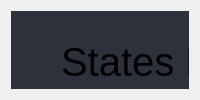
                  <widget class="QWidget" name="page_preve">
                   <layout class="QVBoxLayout" name="horizontalLayout_11">
                    <item>
                     <widget class="QFrame" name="frame_preve">
                      <property name="styleSheet">
                       <string notr="true">background-color: rgb(44, 49, 60);</string>
                      </property>
                      <property name="frameShape">
                       <enum>QFrame::NoFrame</enum>
                      </property>
                      <property name="frameShadow">
                       <enum>QFrame::Raised</enum>
                      </property>
                      <layout class="QHBoxLayout" name="horizontalLayout_12">
                       <property name="spacing">
                        <number>0</number>
                       </property>
                       <property name="leftMargin">
                        <number>0</number>
                       </property>
                       <property name="topMargin">
                        <number>0</number>
                       </property>
                       <property name="rightMargin">
                        <number>0</number>
                       </property>
                       <property name="bottomMargin">
                        <number>0</number>
                       </property>
                       <item>
                        <widget class="QFrame" name="frame_preve2">
                         <property name="maximumSize">
                          <size>
                           <width>450</width>
                           <height>16777215</height>
                          </size>
                         </property>
                         <property name="styleSheet">
                          <string notr="true">background-color: rgb(44, 49, 60);</string>
                         </property>
                         <property name="frameShape">
                          <enum>QFrame::NoFrame</enum>
                         </property>
                         <property name="frameShadow">
                          <enum>QFrame::Raised</enum>
                         </property>
                         <widget class="QLineEdit" name="textBox">
                          <property name="geometry">
                           <rect>
                            <x>30</x>
                            <y>220</y>
                            <width>391</width>
                            <height>51</height>
                           </rect>
                          </property>
                          <property name="styleSheet">
                           <string notr="true">QLineEdit {
	border: 2px solid rgb(45, 45, 45);
	border-radius: 5px;
	padding: 15px;
	background-color: rgb(30, 30, 30);	
	color: rgb(100, 100, 100);
}
QLineEdit:hover {
	border: 2px solid rgb(55, 55, 55);
}
QLineEdit:focus {
	border: 2px solid rgb(255, 207, 0);	
	color: rgb(255, 255, 255);
}</string>
                          </property>
                          <property name="placeholderText">
                           <string>Ex: Cable Head</string>
                          </property>
                          <property name="clearButtonEnabled">
                           <bool>false</bool>
                          </property>
                         </widget>
                         <widget class="QLineEdit" name="textBox2">
                          <property name="geometry">
                           <rect>
                            <x>30</x>
                            <y>330</y>
                            <width>391</width>
                            <height>51</height>
                           </rect>
                          </property>
                          <property name="styleSheet">
                           <string notr="true">QLineEdit {
	border: 2px solid rgb(45, 45, 45);
	border-radius: 5px;
	padding: 15px;
	background-color: rgb(30, 30, 30);	
	color: rgb(100, 100, 100);
}
QLineEdit:hover {
	border: 2px solid rgb(55, 55, 55);
}
QLineEdit:focus {
	border: 2px solid rgb(255, 207, 0);	
	color: rgb(255, 255, 255);
}</string>
                          </property>
                          <property name="placeholderText">
                           <string>Ex: 40 or 40-41</string>
                          </property>
                         </widget>
                         <widget class="QLabel" name="label_insert2">
                          <property name="geometry">
                           <rect>
                            <x>30</x>
                            <y>280</y>
                            <width>171</width>
                            <height>41</height>
                           </rect>
                          </property>
                          <property name="font">
                           <font>
                            <pointsize>14</pointsize>
                           </font>
                          </property>
                          <property name="text">
                           <string>Insert a State</string>
                          </property>
                         </widget>
                         <widget class="QLabel" name="label_Insert">
                          <property name="geometry">
                           <rect>
                            <x>30</x>
                            <y>170</y>
                            <width>171</width>
                            <height>41</height>
                           </rect>
                          </property>
                          <property name="font">
                           <font>
                            <pointsize>14</pointsize>
                           </font>
                          </property>
                          <property name="frameShape">
                           <enum>QFrame::NoFrame</enum>
                          </property>
                          <property name="text">
                           <string>Insert a Product</string>
                          </property>
                         </widget>
                         <widget class="QLabel" name="label_TituPrev">
                          <property name="geometry">
                           <rect>
                            <x>50</x>
                            <y>10</y>
                            <width>371</width>
                            <height>81</height>
                           </rect>
                          </property>
                          <property name="font">
                           <font>
                            <pointsize>30</pointsize>
                           </font>
                          </property>
                          <property name="text">
                           <string>States Forecast</string>
                          </property>
                         </widget>
                         <widget class="QPushButton" name="btn_prediction">
                          <property name="geometry">
                           <rect>
                            <x>30</x>
                            <y>450</y>
                            <width>391</width>
                            <height>61</height>
                           </rect>
                          </property>
                          <property name="font">
                           <font>
                            <pointsize>14</pointsize>
                           </font>
                          </property>
                          <property name="styleSheet">
                           <string notr="true">QPushButton {	
	background-color: rgb(50, 50, 50);
	border: 2px solid rgb(60, 60, 60);
	border-radius: 5px;
}
QPushButton:hover {	
	background-color: rgb(60, 60, 60);
	border: 2px solid rgb(70, 70, 70);
}
QPushButton:pressed {	
	background-color: rgb(250, 230, 0);
	border: 2px solid rgb(255, 165, 24);	
	color: rgb(35, 35, 35);
}</string>
                          </property>
                          <property name="text">
                           <string>Prediction</string>
                          </property>
                         </widget>
                        </widget>
                       </item>
                      </layout>
                     </widget>
                    </item>
                   </layout>
                  </widget>
